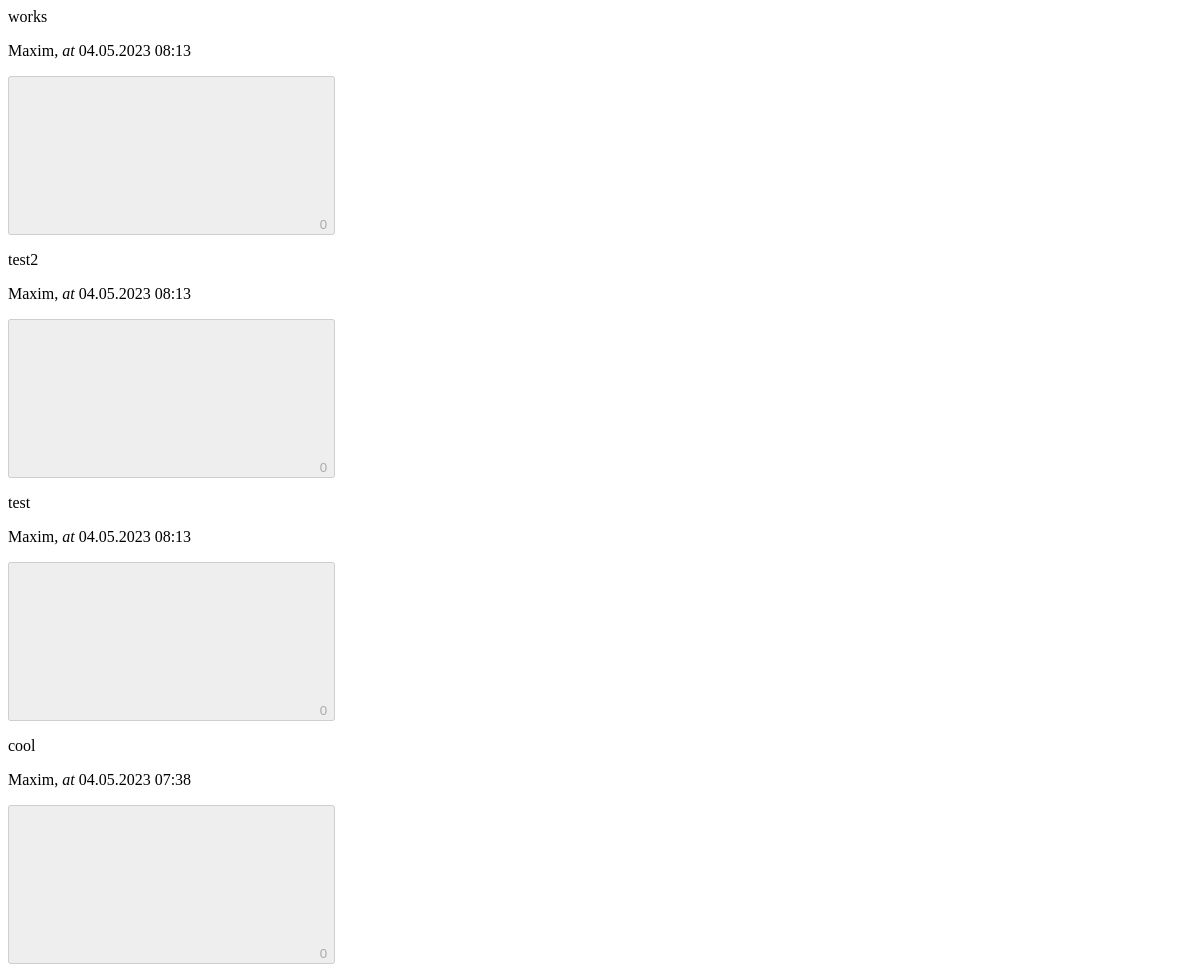
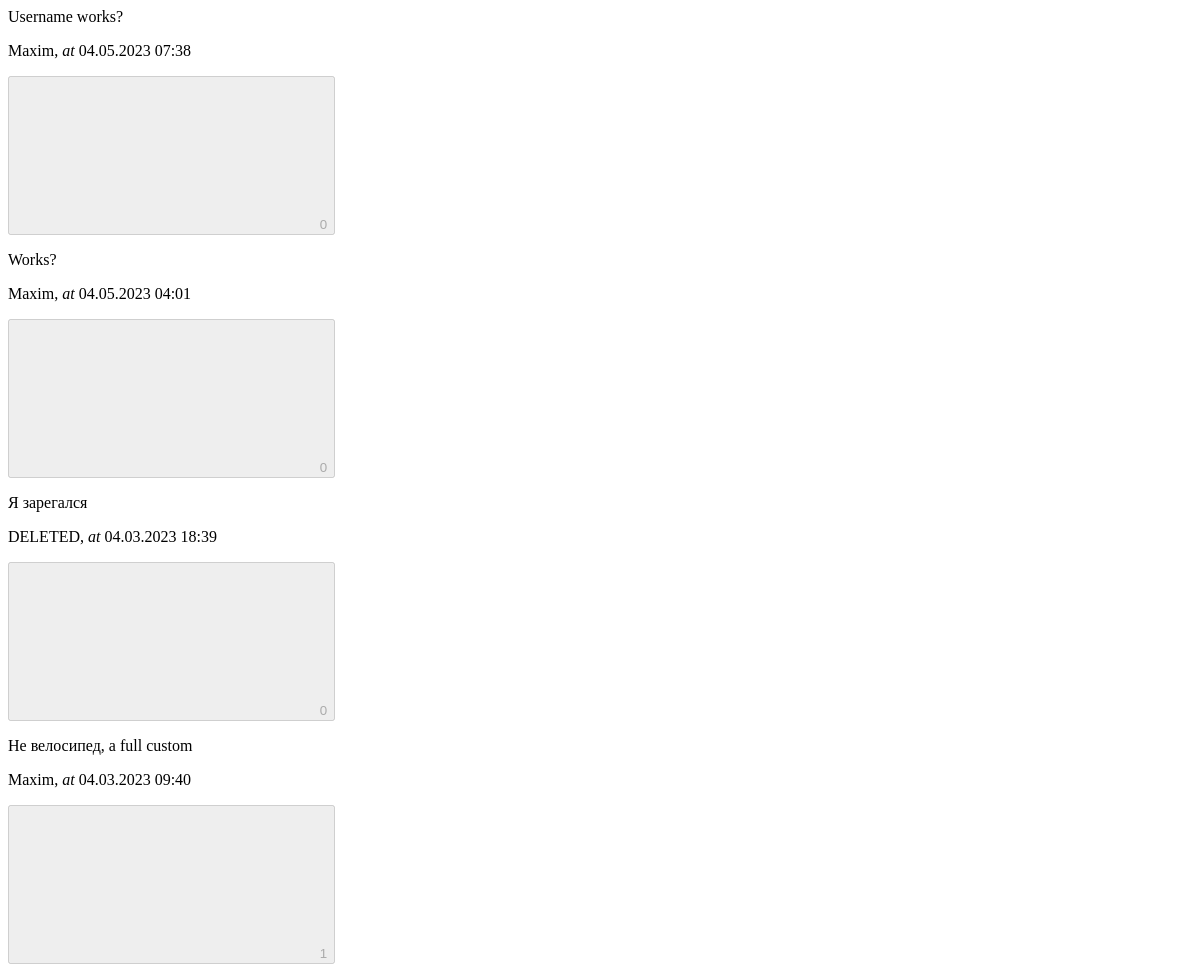
The app's page /leave_message/posts, older data (2 pictures, top to bottom).
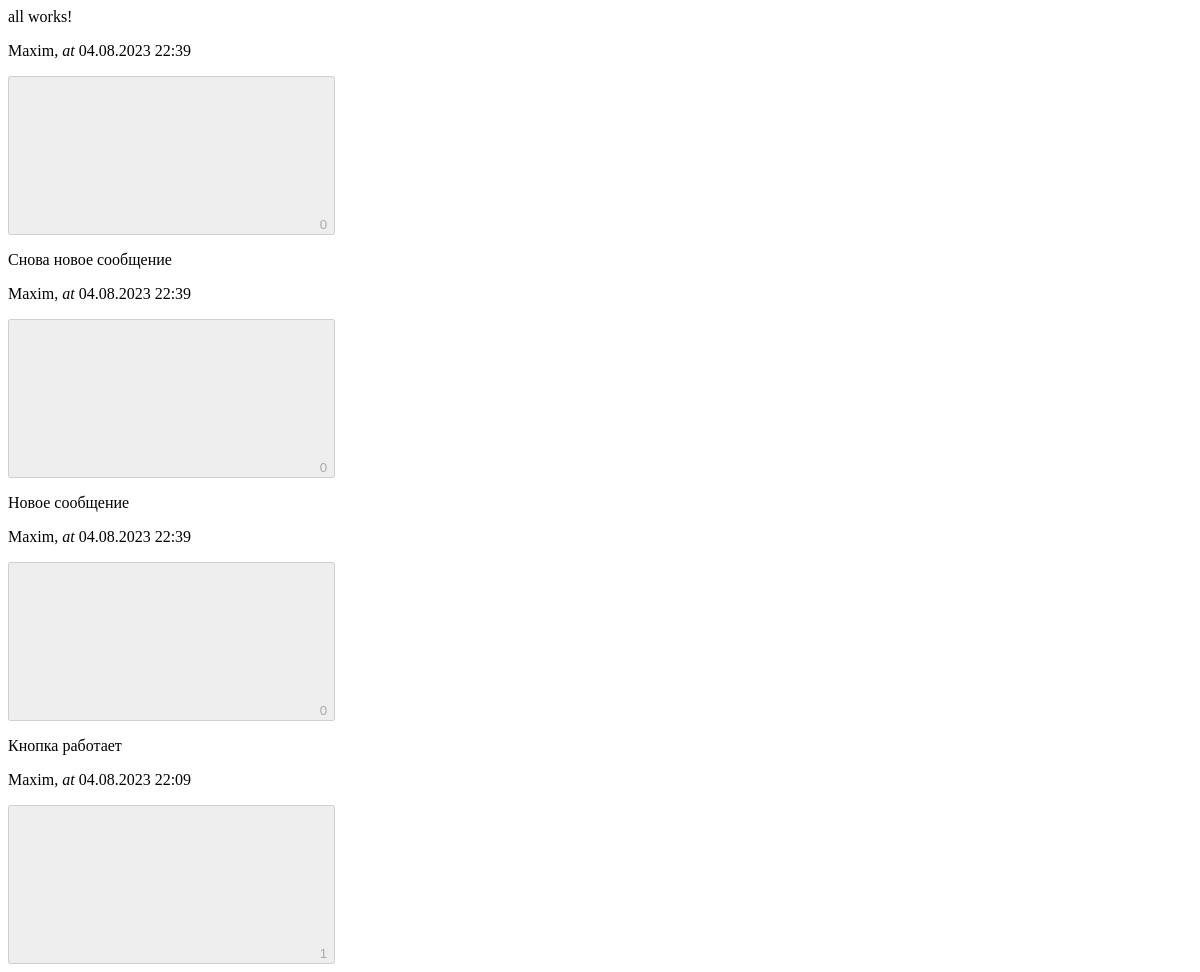
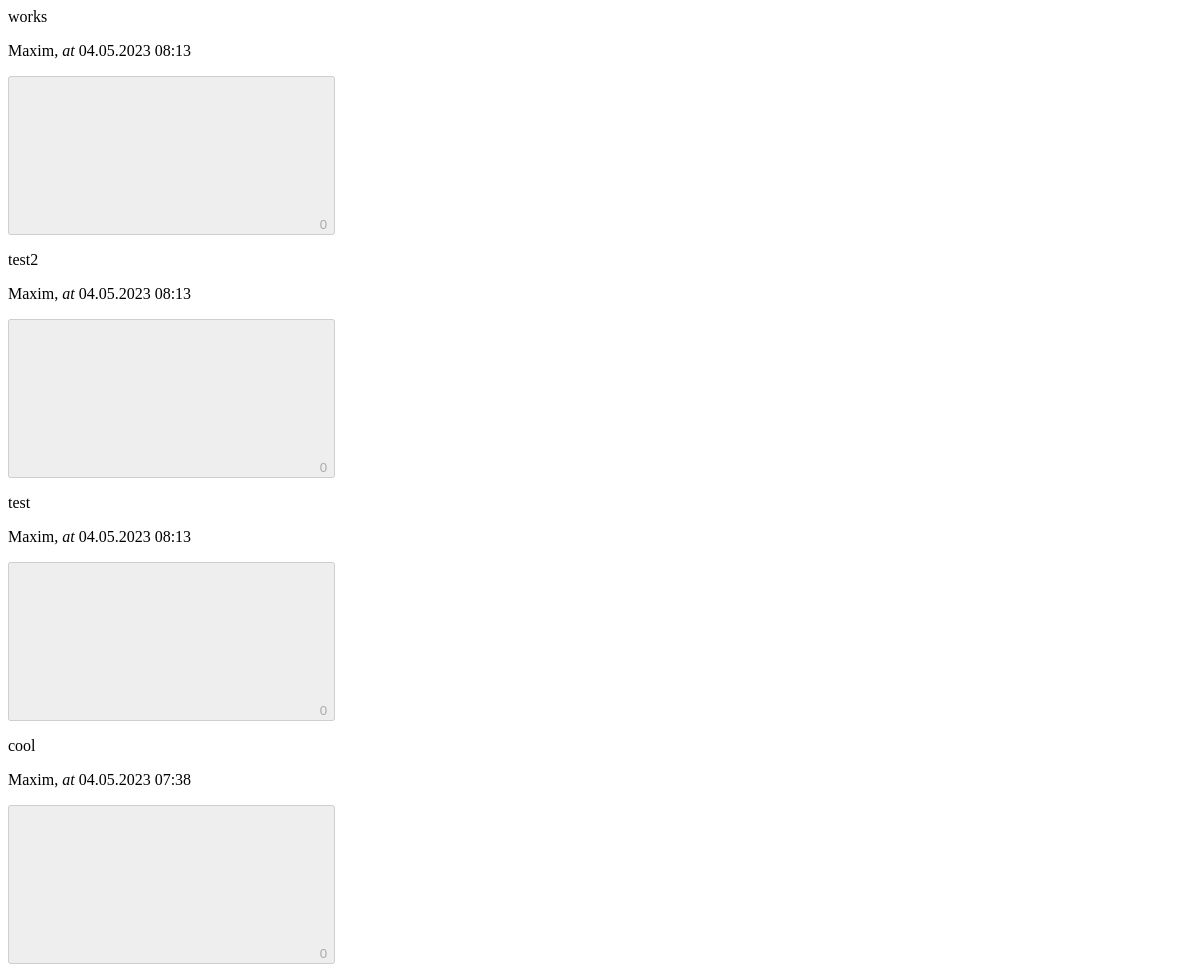
The same page, newer data (2 pictures, top to bottom).
### tables this page shows
CREATE TABLE "posts" (
	"id" integer,
	"author_id" integer,
	"text" text NOT NULL,
	"date" text NOT NULL,
	FOREIGN KEY("author_id") REFERENCES "users"("id") ON DELETE SET NULL ON UPDATE CASCADE,
	PRIMARY KEY("id" AUTOINCREMENT)
);

### app.py (the view)
@app.route("/leave_message/posts", methods=["GET"])
def leave_message_posts():
    db = get_db()
    cur = db.cursor()
    page = request.args.get("page", "1")
    page_posts_query_data = {
        "limit": app.config["POSTS_PER_PAGE"],
        "offset": (int(page)-1) * current_app.config["POSTS_PER_PAGE"],
        "user_id": getattr(current_user, "id", "")
    }
    page_posts = cur.execute("""
        SELECT p.id id, username, text, date, COUNT(pl.id) likes,
        CASE
            WHEN ul.like_author_id=:user_id THEN 1
            ELSE 0
        END is_liked_by_current_user
        FROM Posts p
        LEFT JOIN users u ON p.author_id = u.id
        LEFT JOIN posts_likes pl ON p.id = pl.post_id
        LEFT JOIN
            (SELECT * FROM posts_likes pl
             WHERE like_author_id=:user_id) ul
        ON p.id = ul.post_id
        GROUP BY p.id
        ORDER BY date DESC LIMIT :offset, :limit
    """, page_posts_query_data).fetchall()
    return render_template("elements/leave_message_posts.html", posts=page_posts)

### app.py (called while the page is built)
def connect_db():
    con = sqlite3.connect(app.config["DB_PATH"])
    con.row_factory = sqlite3.Row
    return con

def get_db():
    if not hasattr(g, "db"):
        g.db = connect_db()
    return g.db

@app.teardown_request
def teardown_db(error):
    if hasattr(g, "db"):
        g.db.close()

### templates/elements/leave_message_posts.html
{% for post in posts %}
    <div class="card mb-3">
        <div class="card-body">
            <p class="card-text">{{ post["text"] }}</p>
        </div>
        <div class="card-footer d-flex align-items-end pt-1 pb-1">
            <div class="me-auto">
                <p class="card-text text-body-tertiary fs-6">
                    {{ post["username"] if post["username"] is not none else "DELETED" }},
                    <i>at</i> {{ post["date"][:-3] }}
                </p>
            </div>
            <div id="like_{{ post['id'] }}">
                {% include 'elements/likes_button.html' %}
            </div>
        </div>
    </div>
{% endfor %}

### templates/elements/likes_button.html
<button class="btn btn-link no-underline {% if post['is_liked_by_current_user'] %} link-danger {% else %} link-secondary {% endif %}"
	style="--bs-btn-padding-x: none; --bs-btn-padding-y: none;"	page="{{ page }}"
	post_id="{{ post['id'] }}" {% if not current_user.is_authenticated %} disabled {% endif %}>
	<svg class="bi flex-shrink-0 me-1" role="img">
		<use xlink:href="#heart-fill"/>
	</svg>
	{{ post["likes"] }}
</button>

Row changes from the older to the newer data that the page shows:
no longer on this page (row unchanged): posts: text "Username works?", post "Maxim", date "04.05.2023 07:38", likes "0"
no longer on this page (row unchanged): posts: text "Works?", post "Maxim", date "04.05.2023 04:01", likes "0"
no longer on this page (row unchanged): posts: text "Я зарегался", post "DELETED", date "04.03.2023 18:39", likes "0"
no longer on this page (row unchanged): posts: text "Не велосипед, а full custom", post "Maxim", date "04.03.2023 09:40", likes "1"
added posts: text "all works!", post "Maxim", date "04.08.2023 22:39", likes "0"
added posts: text "Снова новое сообщение", post "Maxim", date "04.08.2023 22:39", likes "0"
added posts: text "Новое сообщение", post "Maxim", date "04.08.2023 22:39", likes "0"
added posts: text "Кнопка работает", post "Maxim", date "04.08.2023 22:09", likes "1"
